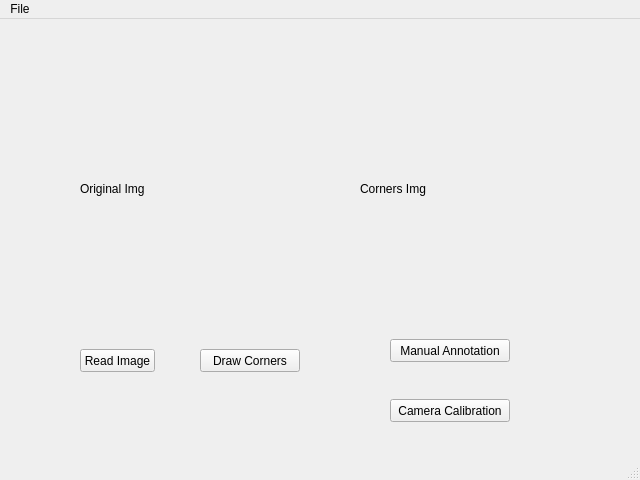
<?xml version="1.0" encoding="UTF-8"?>
<ui version="4.0">
 <class>MainWindow</class>
 <widget class="QMainWindow" name="MainWindow">
  <property name="geometry">
   <rect>
    <x>0</x>
    <y>0</y>
    <width>640</width>
    <height>480</height>
   </rect>
  </property>
  <property name="windowTitle">
   <string>MainWindow</string>
  </property>
  <widget class="QWidget" name="centralwidget">
   <widget class="QPushButton" name="btnReadImg">
    <property name="geometry">
     <rect>
      <x>80</x>
      <y>330</y>
      <width>75</width>
      <height>23</height>
     </rect>
    </property>
    <property name="text">
     <string>Read Image</string>
    </property>
   </widget>
   <widget class="QPushButton" name="btnDrawCorners">
    <property name="geometry">
     <rect>
      <x>200</x>
      <y>330</y>
      <width>100</width>
      <height>23</height>
     </rect>
    </property>
    <property name="text">
     <string>Draw Corners</string>
    </property>
   </widget>
   <widget class="QPushButton" name="btnManuaAnnotation">
    <property name="geometry">
     <rect>
      <x>390</x>
      <y>320</y>
      <width>120</width>
      <height>23</height>
     </rect>
    </property>
    <property name="text">
     <string>Manual Annotation</string>
    </property>
   </widget>
   <widget class="QLabel" name="originImg">
    <property name="geometry">
     <rect>
      <x>80</x>
      <y>70</y>
      <width>200</width>
      <height>200</height>
     </rect>
    </property>
    <property name="layoutDirection">
     <enum>Qt::LeftToRight</enum>
    </property>
    <property name="autoFillBackground">
     <bool>false</bool>
    </property>
    <property name="text">
     <string>Original Img</string>
    </property>
   </widget>
   <widget class="QLabel" name="image2">
    <property name="geometry">
     <rect>
      <x>360</x>
      <y>70</y>
      <width>200</width>
      <height>200</height>
     </rect>
    </property>
    <property name="text">
     <string>Corners Img</string>
    </property>
   </widget>
   <widget class="QPushButton" name="btnCameraCali">
    <property name="geometry">
     <rect>
      <x>390</x>
      <y>380</y>
      <width>120</width>
      <height>23</height>
     </rect>
    </property>
    <property name="text">
     <string>Camera Calibration</string>
    </property>
   </widget>
  </widget>
  <widget class="QMenuBar" name="menubar">
   <property name="geometry">
    <rect>
     <x>0</x>
     <y>0</y>
     <width>640</width>
     <height>22</height>
    </rect>
   </property>
   <widget class="QMenu" name="menuFIle">
    <property name="title">
     <string>File</string>
    </property>
    <addaction name="actionLoad_Image"/>
    <addaction name="actionhelp"/>
   </widget>
   <addaction name="menuFIle"/>
  </widget>
  <widget class="QStatusBar" name="statusbar"/>
  <action name="actionLoad_Image">
   <property name="text">
    <string>Load Image</string>
   </property>
  </action>
  <action name="actionhelp">
   <property name="text">
    <string>help</string>
   </property>
  </action>
 </widget>
 <resources/>
 <connections>
  <connection>
   <sender>btnReadImg</sender>
   <signal>clicked()</signal>
   <receiver>MainWindow</receiver>
   <slot>btnReadImg_Clicked()</slot>
   <hints>
    <hint type="sourcelabel">
     <x>80</x>
     <y>361</y>
    </hint>
    <hint type="destinationlabel">
     <x>85</x>
     <y>403</y>
    </hint>
   </hints>
  </connection>
  <connection>
   <sender>btnDrawCorners</sender>
   <signal>clicked()</signal>
   <receiver>MainWindow</receiver>
   <slot>btnDrawCorners_Clicked()</slot>
   <hints>
    <hint type="sourcelabel">
     <x>263</x>
     <y>374</y>
    </hint>
    <hint type="destinationlabel">
     <x>269</x>
     <y>314</y>
    </hint>
   </hints>
  </connection>
  <connection>
   <sender>btnManuaAnnotation</sender>
   <signal>clicked()</signal>
   <receiver>MainWindow</receiver>
   <slot>btnManualAnnotation_Clicked()</slot>
   <hints>
    <hint type="sourcelabel">
     <x>509</x>
     <y>353</y>
    </hint>
    <hint type="destinationlabel">
     <x>530</x>
     <y>296</y>
    </hint>
   </hints>
  </connection>
 </connections>
 <slots>
  <slot>btnReadImg_Clicked()</slot>
  <slot>btnDrawCorners_Clicked()</slot>
  <slot>btnManualAnnotation_Clicked()</slot>
 </slots>
</ui>
